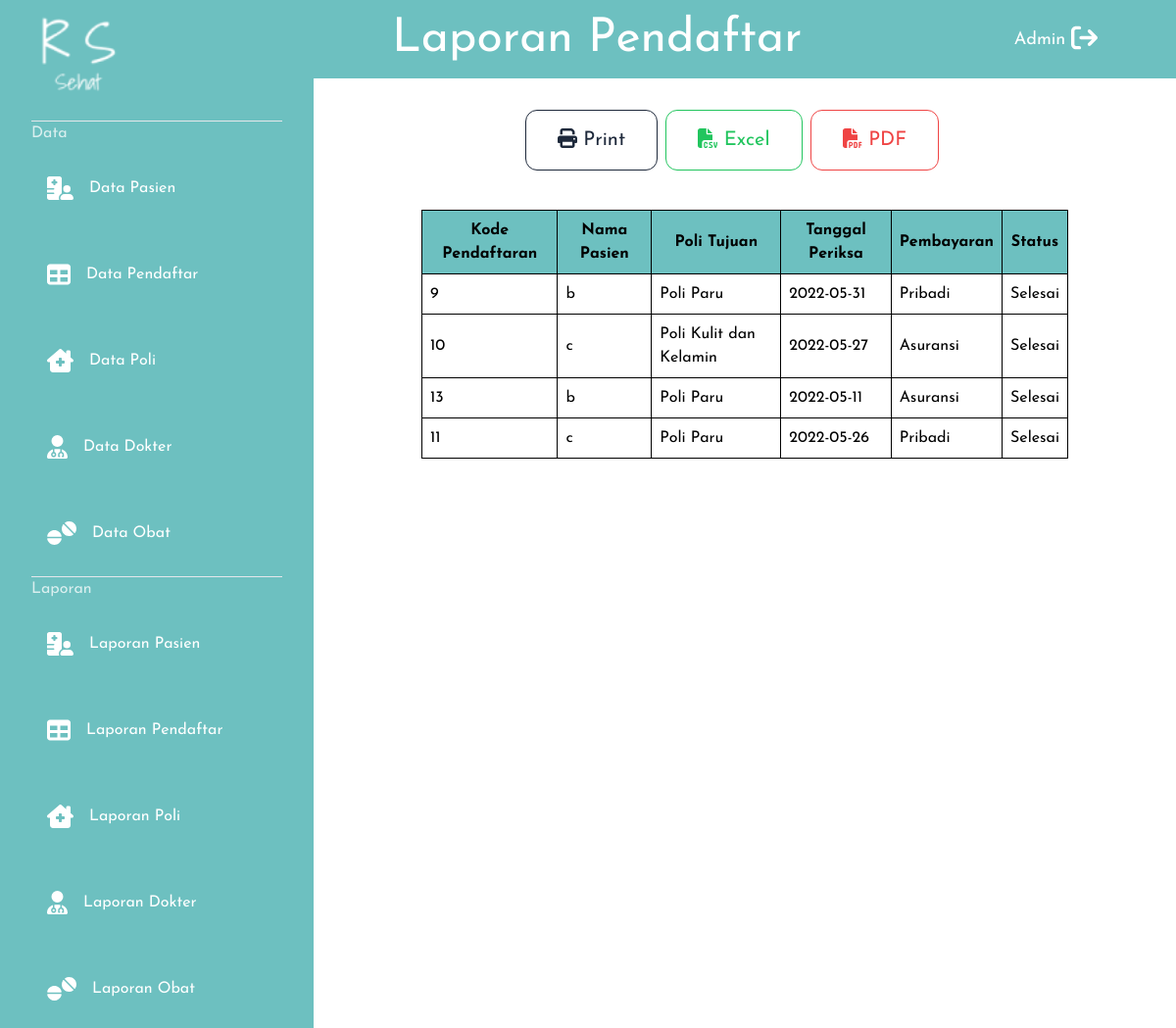
/index.php/admin/laporan/pendaftar, run on the app's committed database.
### tables this page shows
CREATE TABLE `pasien` (
  `id_pasien` int NOT NULL,
  `id_user` int NOT NULL,
  `nik` bigint NOT NULL,
  `nama_pasien` varchar(32) NOT NULL,
  `tanggal_lahir` date NOT NULL,
  `alamat` varchar(255) NOT NULL,
  `nama_ortu` varchar(32) NOT NULL,
  `jenis_kelamin` enum('Laki-Laki','Perempuan') NOT NULL
);

CREATE TABLE `pendaftaran` (
  `kode_pendaftaran` int NOT NULL,
  `id_pasien` int NOT NULL,
  `id_poli` varchar(5) NOT NULL,
  `id_dokter` int NOT NULL,
  `pembayaran` enum('Asuransi','Pribadi') NOT NULL,
  `tgl_daftar` date NOT NULL,
  `status_periksa` enum('Belum Diperiksa','Tagihan Pembayaran','Selesai') NOT NULL DEFAULT 'Belum Diperiksa'
);

CREATE TABLE `poli` (
  `id_poli` varchar(3) NOT NULL,
  `nama_poli` varchar(32) NOT NULL,
  `poli_image` varchar(225) NOT NULL
);

### application/controllers/admin/Laporan.php (called while the page is built, shortened)
<?php
class Laporan extends CI_Controller{
  public function pendaftar()	{
    $data = array (
      "title" => "Laporan Pendaftar",
      "allPendaftar" => $this->RumahSakitModel->getPendaftaranPasienPoli()->result(),
    );
    $this->load->view('templateAdmins/header', $data);;
		$this->load->view('admin/laporanPages/laporanPendaftar', $data);;
		$this->load->view('templateAdmins/footer');;
	}
}

### index.php (called while the page is built, shortened)
<?php
require_once BASEPATH.'core/CodeIgniter.php';

### application/models/RumahSakitModel.php (called while the page is built, shortened)
<?php
	class RumahSakitModel extends CI_model{
		public function getPendaftaranPasienPoli() {
			$this->db->select('pd.kode_pendaftaran, pas.nama_pasien, pol.nama_poli, pd.tgl_daftar, pd.pembayaran, pd.status_periksa, trans.id_transaksi');
      $this->db->from('pasien pas');
      $this->db->join('pendaftaran pd', 'pas.id_pasien=pd.id_pasien');
      $this->db->join('poli pol', 'pol.id_poli=pd.id_poli');
      $this->db->join('transaksi trans', 'trans.kode_pendaftaran=pd.kode_pendaftaran', 'left');
			return $this->db->get();
		}
	}

### application/views/admin/laporanPages/laporanPendaftar.php (the view, shortened to what this page needs)
<main class="ml-20 mx-auto float-none ">
      <div class="no-print md:text-xl ">
        <button id='printer' class="margLeft mt-8 mb-2 md:px-8 md:py-4 px-4 py-2 border-slate-800 text-slate-800 border-1 rounded-xl" type="submit"><i class="fa-solid fa-print"></i> Print</button>
        <a href="<?= base_url('admin/laporan/pendaftarXls') ?>"><button class="mx-0.5 mt-8 mb-2 md:px-8 md:py-4 px-4 py-2 border-green-500 text-green-500 border-1 rounded-xl" type="submit"><i class="fa-solid fa-file-csv"></i> Excel</button></a>
        <a href="<?= base_url('admin/laporan/pendaftarPdf') ?>"><button class="mt-8 mb-2 md:px-8 md:py-4 px-4 py-2 border-red-500 text-red-500 border-1 rounded-xl" type="submit"><i class="fa-solid fa-file-pdf"></i> PDF</button></a>
      </div>
      <div class="overflow-x-auto">
      <table class="mx-auto w-9/12 mt-8">
        <tr class="bg-ourAdminStyle">
          <th>Kode Pendaftaran</th>
          <th>Nama Pasien</th>
          <th>Poli Tujuan</th>
          <th>Tanggal Periksa</th>
          <th>Pembayaran</th>
          <th>Status</th>
        </tr>
        <?php foreach($allPendaftar as $d) { ?>
        <tr>
          <td><?= $d->kode_pendaftaran ?></td>
          <td><?= $d->nama_pasien ?></td>
          <td><?= $d->nama_poli ?></td>
          <td><?= $d->tgl_daftar ?></td>
          <td><?= $d->pembayaran ?></td>
          <td><?= $d->status_periksa ?></td>
        </tr>
        <?php } ?>
      </table>
      </div>
    </main>

### assets/css/styles.css (style rules this page uses)
html { line-height: 1.5; -webkit-text-size-adjust: 100%; -moz-tab-size: 4; -o-tab-size: 4; tab-size: 4; font-family: ui-sans-serif, system-ui, -apple-system, BlinkMacSystemFont, "Segoe UI", Roboto, "Helvetica Neue", Arial, "Noto Sans", sans-serif, "Apple Color Emoji", "Segoe UI Emoji", "Segoe UI Symbol", "Noto Color Emoji"; }
body { margin: 0; line-height: inherit; }
a { color: inherit; text-decoration: inherit; }
table { text-indent: 0; border-color: inherit; border-collapse: collapse; }
button, input, optgroup, select, textarea { font-family: inherit; font-size: 100%; line-height: inherit; color: inherit; margin: 0; padding: 0; }
button, select { text-transform: none; }
button, [type='button'], [type='reset'], [type='submit'] { -webkit-appearance: button; background-color: transparent; background-image: none; }
button, [role="button"] { cursor: pointer; }
img, svg, video, canvas, audio, iframe, embed, object { display: block; vertical-align: middle; }
table, th, td { border: 1px solid #000; border-collapse: collapse; padding: 0.5rem }
.float-none { float: none; }
.mx-auto { margin-left: auto; margin-right: auto; }
.mx-0\.5 { margin-left: 0.125rem; margin-right: 0.125rem; }
.ml-20 { margin-left: 5rem; }
.mt-8 { margin-top: 2rem; }
.mb-2 { margin-bottom: 0.5rem; }
.w-9\/12 { width: 75%; }
.overflow-x-auto { overflow-x: auto; }
.overflow-x-hidden { overflow-x: hidden; }
.rounded-xl { border-radius: 0.75rem; }
.border-1 { border-width: 1px; }
.border-slate-800 { --tw-border-opacity: 1; border-color: rgb(30 41 59 / var(--tw-border-opacity)); }
.border-green-500 { --tw-border-opacity: 1; border-color: rgb(34 197 94 / var(--tw-border-opacity)); }
.border-red-500 { --tw-border-opacity: 1; border-color: rgb(239 68 68 / var(--tw-border-opacity)); }
.bg-ourAdminStyle { --tw-bg-opacity: 1; background-color: rgb(109 192 192 / var(--tw-bg-opacity)); }
.py-2 { padding-top: 0.5rem; padding-bottom: 0.5rem; }
.px-4 { padding-left: 1rem; padding-right: 1rem; }
.font-josefinSans { font-family: Josefin Sans; }
.text-slate-800 { --tw-text-opacity: 1; color: rgb(30 41 59 / var(--tw-text-opacity)); }
.text-green-500 { --tw-text-opacity: 1; color: rgb(34 197 94 / var(--tw-text-opacity)); }
.text-red-500 { --tw-text-opacity: 1; color: rgb(239 68 68 / var(--tw-text-opacity)); }
@media (min-width: 768px) { .md\:py-4 { padding-top: 1rem; padding-bottom: 1rem; } }
@media (min-width: 768px) { .md\:px-8 { padding-left: 2rem; padding-right: 2rem; } }
@media (min-width: 768px) { .md\:text-xl { font-size: 1.25rem; line-height: 1.75rem; } }

### application/views/templateAdmins/header.php (style rules this page uses)
.no-print { display: none; }
.margLeft { margin-left: 0.2rem }
@media (min-width: 720px) { .margLeft { margin-left: 13.5rem } }

### data on the page
pasien: pendaftaran.kode_pendaftaran "9", nama_pasien "b", poli.nama_poli "Poli Paru", pendaftaran.tgl_daftar "2022-05-31", pendaftaran.pembayaran "Pribadi", pendaftaran.status_periksa "Selesai", pendaftaran.kode_pendaftaran "13", pendaftaran.tgl_daftar "2022-05-11", pendaftaran.pembayaran "Asuransi"
pasien: pendaftaran.kode_pendaftaran "10", nama_pasien "c", poli.nama_poli "Poli Kulit dan Kelamin", pendaftaran.tgl_daftar "2022-05-27", pendaftaran.pembayaran "Asuransi", pendaftaran.status_periksa "Selesai", pendaftaran.kode_pendaftaran "11", poli.nama_poli "Poli Paru", pendaftaran.tgl_daftar "2022-05-26", pendaftaran.pembayaran "Pribadi"

### other printed values
$title "Laporan Pendaftar"
